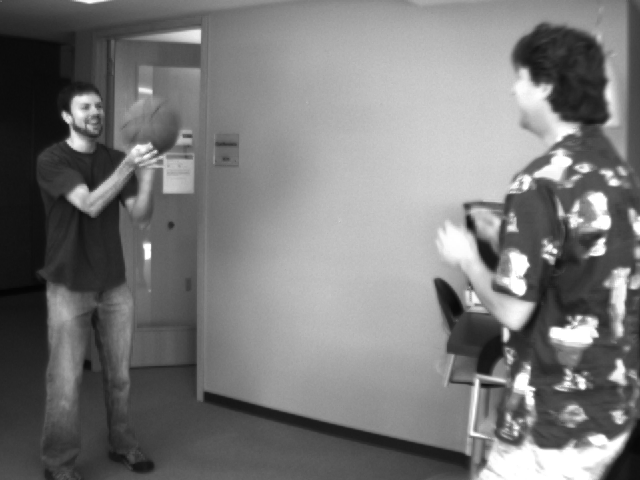
//> input picture project_code/images/basketball1.png, 640 x 480 px, given in place of case1r.png, which was not available
$ ./VC_FANFUHAN_OPENCV076   (built with g++ and OpenCV 4)
//> lines starting //> are read from the running program, lines starting //| are printed output that depends on the picture; after the words box and inside, x2 and y2 are one past the last pixel; in counts of white or black regions, pixels touching at a corner belong together; pictures that were not available may be replaced by others from this repository, and a replacement may not be noted
// VC_FANFUHAN_OPENCV076.cpp : 定義主控台應用程式的進入點。
//
/*
// Debug | x32
通用屬性
| C/C++
|	| 一般
|		| 其他 Include 目錄 -> ..\..\opencv411_x64\include
|
| 連結器
| 	|一一般
|		|  其他程式庫目錄 -> ..\..\opencv411_x64\lib
|
| 	|一輸入
|		| 其他相依性 -> opencv_world411d.lib;%(AdditionalDependencies)

// Releas | x64
組態屬性
| C/C++
|	| 一般
|		| 其他 Include 目錄 -> ..\..\opencv411_x64\include;%(AdditionalDependencies)
|
| 連結器
| 	|一般
|		| 其他程式庫目錄 -> ..\..\opencv411_x64\lib;%(AdditionalDependencies)
|
| 	|一輸入
|		| 其他相依性 -> opencv_world411.lib;%(AdditionalDependencies)

*/

#include "stdafx.h"
#include <iostream>
#include <opencv2/opencv.hpp>
#include <opencv2/core/core.hpp>
#include <opencv2/highgui/highgui.hpp>

using namespace std;
using namespace cv;

void blur_demo(Mat &image, Mat &sum);
void edge_demo(Mat &image, Mat &sum);
int getblockSum(Mat &sum, int x1, int y1, int x2, int y2, int i);

void showHistogram(InputArray src, cv::String StrTitle);
void backProjection_demo(Mat &mat, Mat &model);
void blur3x3(Mat &src, Mat *det);

void add_salt_pepper_noise(Mat &image);
void add_gaussian_noise(Mat &image);

void USMImage(Mat src, Mat &usm, float fltPar);

void pyramid_up(Mat &image, vector<Mat> &pyramid_images, int level);
void pyramid_down(vector<Mat> &pyramid_images);

void laplaian_demo(vector<Mat> &pyramid_images, Mat &image);

void connected_component_demo(Mat &image);
void componentwithstats_demo(Mat &image);

void contours_info(Mat &image, vector<vector<Point>> &pts);
void contours_info(Mat &image, vector<vector<Point>> &pts, int threshold01, int threshold02);

void  open_demo(bool blnopen);
void  close_demo();

void sort_box(vector<Rect> &boxes);
Mat get_template(Mat &binary, vector<Rect> &rects);
void detect_defects(Mat &binary, vector<Rect> &rects, Mat &tpl, vector<Rect> &defects);

// [5 lines left out: function pause, not called in this run]
int main()
{
	Mat src = imread("../../images/case1r.png");//Mat src = imread("../../images/test.png");
//> src is the input picture: 480 rows x 640 cols, CV_8UC3; min 4, max 255, mean 120.3
	if (src.empty())
	{
		cout << "could not load image.." << endl;
		pause();
		return -1;
	}
	else
	{
		imshow("input_src", src);
		showHistogram(src, "Histogram_input_src");
//> in showHistogram, `calcHist(&bgr_plane[0], 1, 0, Mat(), b_hist, 1, bins, ranges);`: b_hist = 256 values, max 2386 at index 191, min 0 at index 0, mean 1183.2
//> in showHistogram, `calcHist(&bgr_plane[1], 1, 0, Mat(), g_hist, 1, bins, ranges);`: g_hist has the same summary as b_hist
//> in showHistogram, `calcHist(&bgr_plane[2], 1, 0, Mat(), r_hist, 1, bins, ranges);`: r_hist has the same summary as b_hist
//> in showHistogram, `normalize(b_hist, b_hist, 0, histImage.rows, NORM_MINMAX, -1);`: b_hist = 256 values, max 400 at index 191, min 0 at index 0, mean 198.4
//> in showHistogram, `normalize(g_hist, g_hist, 0, histImage.rows, NORM_MINMAX, -1);`: g_hist has the same summary as b_hist
//> in showHistogram, `normalize(r_hist, r_hist, 0, histImage.rows, NORM_MINMAX, -1);`: r_hist has the same summary as b_hist
//> after the loop in showHistogram, `for (int i = 1; i < bins[0]; ++i)`:
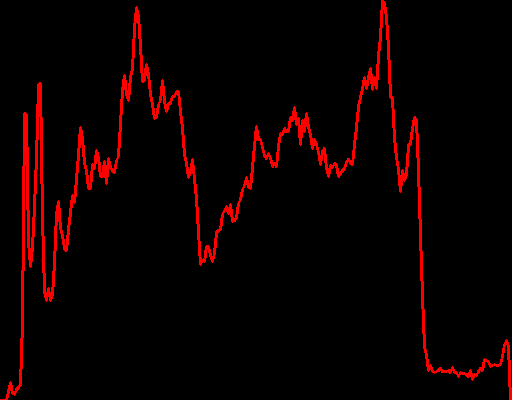
//> histImage: 400 rows x 512 cols, CV_8UC3; mean B, G, R 0, 0, 12.8

		// 二值图像
		Mat gray, binary;
		cvtColor(src, gray, COLOR_BGR2GRAY);
		threshold(gray, binary, 0, 255, THRESH_BINARY_INV | THRESH_OTSU);//THRESH_BINARY
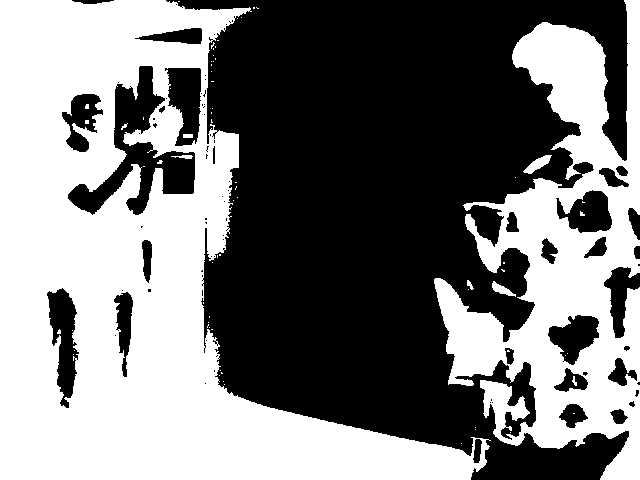
//> binary: 480 rows x 640 cols, CV_8UC1; 48.6% white; 70 white regions (61 under 20 px), largest, box (x1, y1, x2, y2) and area: (0, 0, 491, 480) 105190, (434, 0, 640, 480) 43217, (523, 155, 552, 174) 237
		imshow("input_binary", binary);

		// 开操作  - 去白色雜訊
		Mat se = getStructuringElement(MORPH_RECT, Size(3, 3), Point(-1, -1));
		morphologyEx(binary, binary, MORPH_OPEN, se);
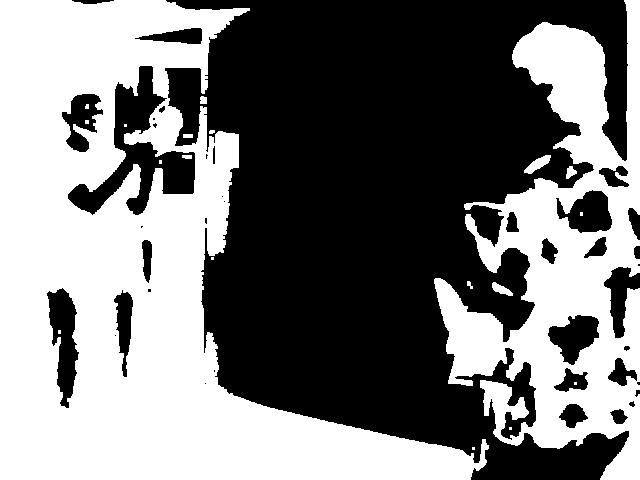
//> binary: 480 rows x 640 cols, CV_8UC1; 48.3% white; 20 white regions (10 under 20 px)

		// 寻找最大轮廓
		vector<vector<Point>> contours;
		vector<Vec4i> hierarchy;
		findContours(binary, contours, hierarchy, RETR_EXTERNAL, CHAIN_APPROX_SIMPLE);
//> contours = 12 contours, 5 with area under 20; largest, box (x1, y1, x2, y2) and area: (0, 0, 489, 480) 114960, (434, 0, 640, 480) 47108, (524, 155, 551, 174) 204, (492, 282, 513, 296) 124, (566, 166, 577, 179) 70, (200, 96, 207, 104) 38, (183, 134, 193, 138) 27
		int index = -1;
		int max = 0;
		for (size_t t = 0; t < contours.size(); t++) {
			double area = contourArea(contours[t]);
			if (area > max) {
				max = area;
				index = t;
			}
		}
//> this loop made 12 passes
//> (area, max) on passes 3, 7, 11, 12: (124.5, 124), (204.5, 204), (47107.5, 47107), (114960, 114960)
//> area on passes 6, 8, 10: 70, 27, 38
//> after the loop, max = 114960; index = 11

		// 绘制关键点
		Mat result01 = Mat::zeros(src.size(), src.type());
		Mat pts;
		drawContours(result01, contours, index, Scalar(0, 0, 255));//繪製輪廓
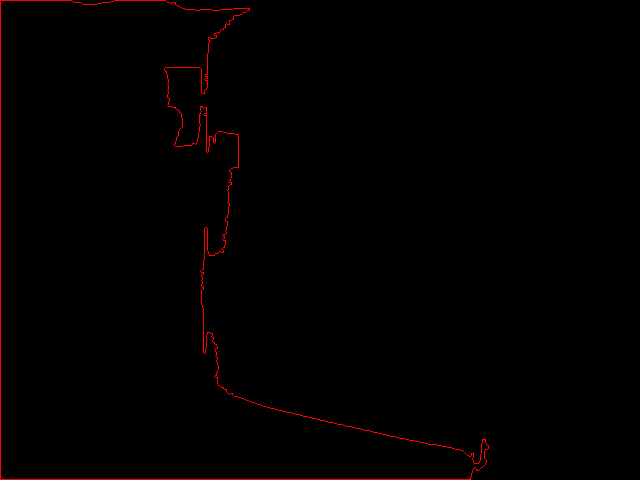
//> result01: 480 rows x 640 cols, CV_8UC3; mean B, G, R 0, 0, 2
		approxPolyDP(contours[index], pts, 4, true);//輪廓點進行多邊形擬合 ~ 計算輪廓關鍵點
//> pts = contour of 43 points, box (x1, y1, x2, y2) (0, 0, 486, 480), area 114762
		for (int i = 0; i < pts.rows; ++i) {
			Vec2i pt = pts.at<Vec2i>(i, 0);
			circle(result01, Point(pt[0], pt[1]), 2, Scalar(0, 255, 0), 2);
		}
//> this loop made 43 passes
//> pt on passes 1 to 12: [0, 0], [0, 479], [470, 479], [473, 468], [485, 464], [485, 439], [480, 460], [474, 463], [473, 453], [270, 408], [229, 394], [217, 384]
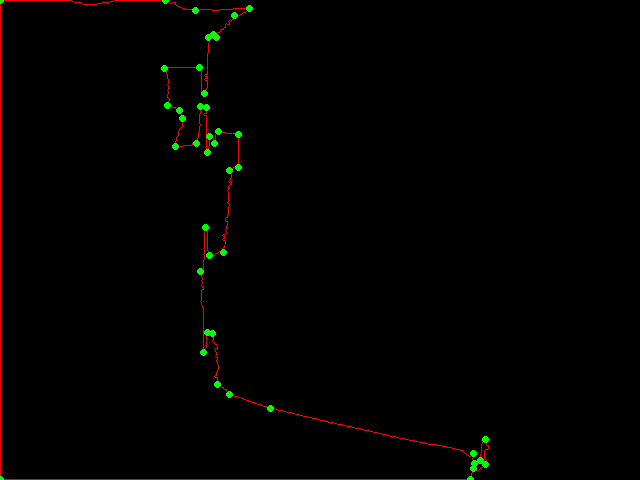
//> result01: 480 rows x 640 cols, CV_8UC3; 0.48% of pixels changed, all inside (x1, y1, x2, y2) = (0, 0, 489, 480)
		imshow("result_buf", result01);

		// 寻找最小外接矩形
		RotatedRect rect = minAreaRect(contours[index]);
//> rect = centre (244, 239.5), size (479, 488), angle -90
		int width = static_cast<int>(rect.size.height);
//> width = 487
		int height = static_cast<int>(rect.size.width);
//> height = 478

		// 透视变换
		Point2f vertices[4];
		rect.points(vertices);
//> vertices = 4 Points (x, y): [488, 479], [0, 479], [0, 0], [488, 0]
		vector<Point> src_pts;
		vector<Point> dst_pts;
		dst_pts.push_back(Point(width, height));
//> dst_pts = 1 Point (x, y): [487, 478]
		dst_pts.push_back(Point(0, height));
//> dst_pts = 2 Points (x, y): [487, 478], [0, 478]
		dst_pts.push_back(Point(0, 0));
//> dst_pts = 3 Points (x, y): [487, 478], [0, 478], [0, 0]
		dst_pts.push_back(Point(width, 0));
//> dst_pts = 4 Points (x, y): [487, 478], [0, 478], [0, 0], [487, 0]
		for (int i = 0; i < 4; i++) {
			src_pts.push_back(vertices[i]);
		}

		/*
		findHomography： 计算多个二维点对之间的最优单映射变换矩阵 H（3行x3列） ，使用最小均方误差或者RANSAC方法

		函数功能：找到两个平面之间的转换矩阵。


		srcPoints	源平面中点的坐标矩阵，可以是CV_32FC2类型，也可以是vector<Point2f>类型
		dstPoints	目标平面中点的坐标矩阵，可以是CV_32FC2类型，也可以是vector<Point2f>类型
		method	计算单应矩阵所使用的方法。不同的方法对应不同的参数，具体如下：
		0 - 利用所有点的常规方法
		RANSAC - RANSAC-基于RANSAC的鲁棒算法
		LMEDS - 最小中值鲁棒算法
		RHO - PROSAC-基于PROSAC的鲁棒算法
		ransacReprojThreshold
		将点对视为内点的最大允许重投影错误阈值（仅用于RANSAC和RHO方法）。如果

		则点被认为是个外点（即错误匹配点对）。若srcPoints和dstPoints是以像素为单位的，则该参数通常设置在1到10的范围内。

		mask
		可选输出掩码矩阵，通常由鲁棒算法（RANSAC或LMEDS）设置。 请注意，输入掩码矩阵是不需要设置的。

		maxIters	RANSAC算法的最大迭代次数，默认值为2000。
		confidence	可信度值，取值范围为0到1.
		*/
		Mat M = findHomography(src_pts, dst_pts);//計算透视变换矩陣
//> M = [[0.998, 0, -1.48e-13], [0, 0.998, -4.92e-14], [0, 0, 1]]
		Mat result = Mat::zeros(Size(width, height), CV_8UC3);
//> result: 478 rows x 487 cols, CV_8UC3; every value is 0

		warpPerspective(src, result, M, result.size());//透视变换
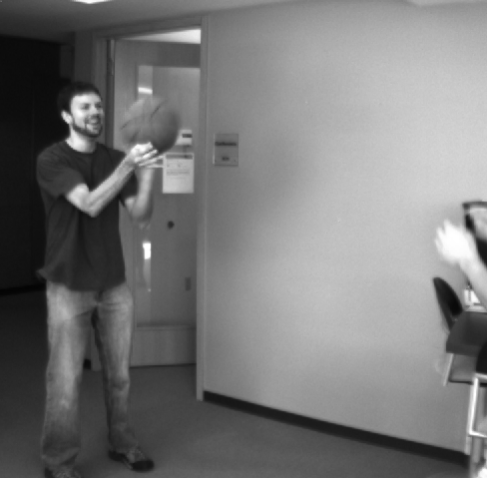
//> result: 478 rows x 487 cols, CV_8UC3; min 4, max 255, mean 119.2
		imshow("result", result);

		waitKey(0);
	}
	return 0;
}

// [397 lines left out: functions detect_defects, get_template, sort_box, close_demo, open_demo, contours_info and 8 more, not called in this run]

/**
* 3x3 sobel 垂直边缘检测演示
*/
// [121 lines left out: functions edge_demo, getblockSum, add_gaussian_noise, add_salt_pepper_noise, blur3x3, backProjection_demo, not called in this run]

void showHistogram(InputArray src, cv::String StrTitle)//直方圖
{
	bool blnGray = false;
	if (src.channels() == 1)
	{
		blnGray = true;
	}

	// 三通道/單通道 直方圖 紀錄陣列
	vector<Mat> bgr_plane;
	vector<Mat> gray_plane;

	// 定义参数变量
	const int channels[1] = { 0 };
	const int bins[1] = { 256 };
	float hranges[2] = { 0, 255 };
	const float *ranges[1] = { hranges };
	Mat b_hist, g_hist, r_hist, hist;
	// 计算三通道直方图
	/*
	void calcHist( const Mat* images, int nimages,const int* channels, InputArray mask,OutputArray hist, int dims, const int* histSize,const float** ranges, bool uniform=true, bool accumulate=false );
	1.輸入的圖像數組
	2.輸入數組的個數
	3.通道數
	4.掩碼
	5.直方圖
	6.直方圖維度
	7.直方圖每個維度的尺寸數組
	8.每一維數組的範圍
	9.直方圖是否是均勻
	10.配置階段不清零
	*/
	if (blnGray)
	{
		split(src, gray_plane);
		calcHist(&gray_plane[0], 1, 0, Mat(), hist, 1, bins, ranges);
	}
	else
	{
		split(src, bgr_plane);
		calcHist(&bgr_plane[0], 1, 0, Mat(), b_hist, 1, bins, ranges);
		calcHist(&bgr_plane[1], 1, 0, Mat(), g_hist, 1, bins, ranges);
		calcHist(&bgr_plane[2], 1, 0, Mat(), r_hist, 1, bins, ranges);
	}

	/*
	* 显示直方图
	*/
	int hist_w = 512;
	int hist_h = 400;
	int bin_w = cvRound((double)hist_w / bins[0]);
	Mat histImage = Mat::zeros(hist_h, hist_w, CV_8UC3);
	// 归一化直方图数据
	if (blnGray)
	{
		normalize(hist, hist, 0, histImage.rows, NORM_MINMAX, -1);
	}
	else
	{
		normalize(b_hist, b_hist, 0, histImage.rows, NORM_MINMAX, -1);
		normalize(g_hist, g_hist, 0, histImage.rows, NORM_MINMAX, -1);
		normalize(r_hist, r_hist, 0, histImage.rows, NORM_MINMAX, -1);
	}

	// 绘制直方图曲线
	for (int i = 1; i < bins[0]; ++i)
	{
		if (blnGray)
		{
			line(histImage, Point(bin_w * (i - 1), hist_h - cvRound(hist.at<float>(i - 1))),
				Point(bin_w * (i), hist_h - cvRound(hist.at<float>(i))), Scalar(255, 255, 255),
				2, 8, 0);
		}
		else
		{
			line(histImage, Point(bin_w * (i - 1), hist_h - cvRound(b_hist.at<float>(i - 1))),
				Point(bin_w * (i), hist_h - cvRound(b_hist.at<float>(i))), Scalar(255, 0, 0),
				2, 8, 0);
			line(histImage, Point(bin_w * (i - 1), hist_h - cvRound(g_hist.at<float>(i - 1))),
				Point(bin_w * (i), hist_h - cvRound(g_hist.at<float>(i))), Scalar(0, 255, 0),
				2, 8, 0);
			line(histImage, Point(bin_w * (i - 1), hist_h - cvRound(r_hist.at<float>(i - 1))),
				Point(bin_w * (i), hist_h - cvRound(r_hist.at<float>(i))), Scalar(0, 0, 255),
				2, 8, 0);
		}


	}
	imshow(StrTitle, histImage);
}
